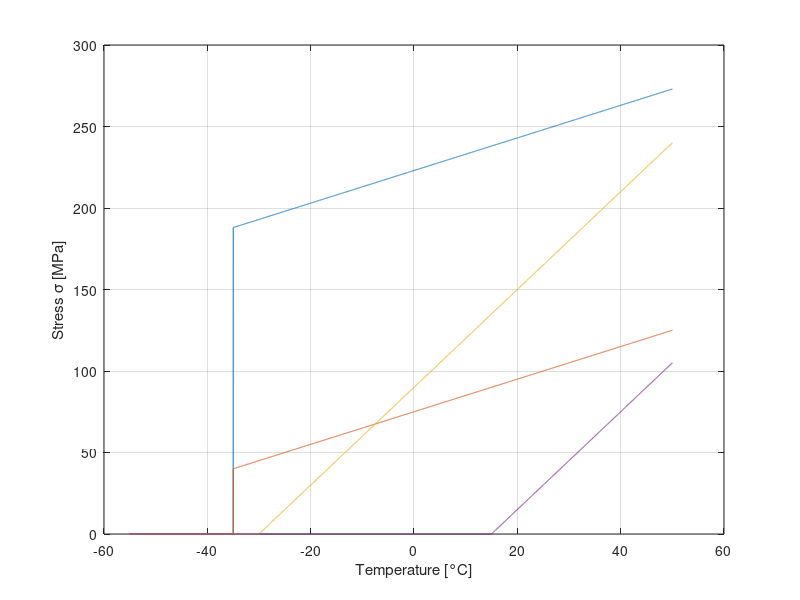
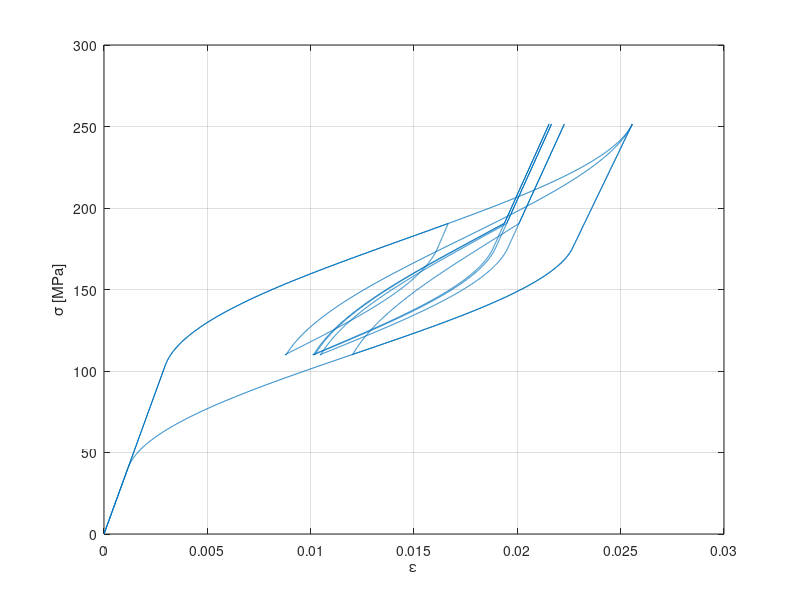

MATLAB code for these plots, in order:
clear
clc
close all

% Material properties
E_a = 34.9e3; %[MPa]
E_m = 26.3e3; %[MPa]
Teta = 0.55; %[MPa/°C]
Mf = -55; %[°C]
Ms = -35; %[°C]
As = -30; %[°C]
Af = 15; %[°C]
C_M = 1; %[MPa/°C]
C_A = 3; %[MPa/°C]
sigma_s_cr = 40; %[MPa]
sigma_f_cr = 188; %[MPa]
eps_L = 0.016;
a_M = pi / (Ms - Mf);
a_A = pi / (Af - As);

T = -55:0.01:50;

R1 = C_M * (T - Ms) + sigma_f_cr;
R1 = [R1 > sigma_f_cr] .* R1;
R2 = C_M * (T - Ms) + sigma_s_cr;
R2 = [R2 > sigma_s_cr] .* R2;
R3 = C_A * (T - As);
R3 = [R3 > 0] .* R3;
R4 = C_A * (T - Af);
R4 = [R4 > 0] .* R4;

figure
plot(T,R1,T,R2,T,R3,T,R4)
grid on
xlabel('Temperature [°C]')
ylabel('Stress \sigma [MPa]')

T = 28.5;

sigma = linspace(0, C_M * (T - Ms) + sigma_s_cr, 1000)';
eps = sigma / E_a;
csi = zeros(1000,1);

sigma2 = linspace(sigma(end), C_M * (T - Ms) + sigma_f_cr, 1000)';
csi2 = 1/2 * cos(pi / (sigma_s_cr - sigma_f_cr) * (sigma2 - sigma_f_cr - C_M * (T - Ms))) + 1/2;
E2 = E_a + csi2 * (E_m - E_a);
eps2 = eps_L * csi2 + sigma2 ./ E2;

sigma3 = linspace(sigma2(end), C_A * (T - As), 1000)';
eps3 = eps_L + sigma3 / E2(end);
csi3 = ones(1000,1);

sigma4 = linspace(sigma3(end), C_A * (T - Af), 1000)';
csi4 = 1/2 * (cos(a_A * (T - As - sigma4 / C_A)) + 1);
E4 = E_a + csi4 * (E_m - E_a);
eps4 = eps_L * csi4 + sigma4 ./E4;

sigma5 = linspace(sigma4(end), 0, 1000)';
eps5 = sigma5 / E_a;
csi5 = zeros(1000,1);

% sigma = [sigma; sigma2; sigma3; sigma4; sigma5];
% eps = [eps; eps2; eps3; eps4; eps5];
% figure
% plot(eps, sigma)
% grid on

%sigma

sigma6 = linspace(sigma(end), 190.5, 1000)';
csi6 = 1/2 * cos(pi / (sigma_s_cr - sigma_f_cr) * (sigma6 - sigma_f_cr - C_M * (T - Ms))) + 1/2;
E6 = E_a + csi6 * (E_m - E_a);
eps6 = eps_L * csi6 + sigma6 ./ E6;

sigma7 = linspace(sigma6(end), C_A * (T - As), 1000)';
eps7 = eps_L * csi6(end) + sigma7 / E6(end);
csi7 = ones(1000,1) * csi6(end);

sigma8 = linspace(sigma7(end), 110, 1000)';
csi8 = csi7(end)/2 * (cos(a_A * (T - As - sigma8 / C_A)) + 1);
E8 = E_a + csi8 * (E_m - E_a);
eps8 = eps_L * csi8 + sigma8 ./E8;

% 110 > C_M(T - Ms) + sigma_s_cr quindi siamo già all'interno dell'area di
% transizione [M]

% Però non funziona, quindi proviamo ad alzare sigma_s_M proporzionalmente a
% quanto abbiamo abbassato punto di partenza loop interno (190.5 MPa)
% Nuovo sigma_s_M = 136.6417 

% sigma9 = linspace(sigma8(end), 136.6417, 1000)';
% eps9 = sigma9 / E8(end) + eps_L * csi8(end);
% csi9 = ones(1000,1) * csi8(end);

sigma9 = linspace(sigma8(end), C_M * (T - Ms) + sigma_f_cr, 1000)';
csi9 = (1 - csi8(end)) / 2 * cos(pi / (sigma_s_cr - sigma_f_cr) * (sigma9 - sigma_f_cr - C_M * (T - Ms))) + (1 + csi8(end)) / 2;
E9 = E_a + csi9 * (E_m - E_a);
eps9 = eps_L * csi9 + sigma9 ./ E9;

sigma10 = linspace(sigma9(end), C_A * (T - As), 1000)';
eps10 = eps_L * csi9(end) + sigma10 / E9(end);
csi10 = ones(1000,1) * csi9(end);

sigma11 = linspace(sigma10(end), 110, 1000)';
csi11 = csi10(end)/2 * (cos(a_A * (T - As - sigma11 / C_A)) + 1);
E11 = E_a + csi11 * (E_m - E_a);
eps11 = eps_L * csi11 + sigma11 ./E11;

sigma12 = linspace(sigma11(end), sigma6(end), 1000)';
csi12 = (1 - csi11(end)) / 2 * cos(pi / (sigma_s_cr - sigma_f_cr) * (sigma12 - sigma_f_cr - C_M * (T - Ms))) + (1 + csi11(end)) / 2;
E12 = E_a + csi12 * (E_m - E_a);
eps12 = eps_L * csi12 + sigma12 ./ E12;

sigma13 = linspace(sigma9(end), C_A * (T - As), 1000)';
eps13 = eps_L * csi12(end) + sigma13 / E12(end);
csi13 = ones(1000,1) * csi12(end);

sigma14 = linspace(sigma13(end), 110, 1000)';
csi14 = csi13(end)/2 * (cos(a_A * (T - As - sigma14 / C_A)) + 1);
E14 = E_a + csi14 * (E_m - E_a);
eps14 = eps_L * csi14 + sigma14 ./E14;

sigma15 = linspace(sigma14(end), sigma6(end), 1000)';
csi15 = (1 - csi14(end)) / 2 * cos(pi / (sigma_s_cr - sigma_f_cr) * (sigma15 - sigma_f_cr - C_M * (T - Ms))) + (1 + csi14(end)) / 2;
E15 = E_a + csi15 * (E_m - E_a);
eps15 = eps_L * csi15 + sigma15 ./ E15;

sigma16 = linspace(sigma9(end), C_A * (T - As), 1000)';
eps16 = eps_L * csi15(end) + sigma16 / E15(end);
csi16 = ones(1000,1) * csi15(end);

sigma17 = linspace(sigma16(end), 110, 1000)';
csi17 = csi16(end)/2 * (cos(a_A * (T - As - sigma17 / C_A)) + 1);
E17 = E_a + csi17 * (E_m - E_a);
eps17 = eps_L * csi17 + sigma17 ./E17;

sigma18 = linspace(sigma17(end), sigma6(end), 1000)';
csi18 = (1 - csi17(end)) / 2 * cos(pi / (sigma_s_cr - sigma_f_cr) * (sigma18 - sigma_f_cr - C_M * (T - Ms))) + (1 + csi17(end)) / 2;
E18 = E_a + csi18 * (E_m - E_a);
eps18 = eps_L * csi18 + sigma18 ./ E18;

sigma19 = linspace(sigma9(end), C_A * (T - As), 1000)';
eps19 = eps_L * csi18(end) + sigma19 / E18(end);
csi19 = ones(1000,1) * csi18(end);

sigma20 = linspace(sigma19(end), 110, 1000)';
csi20 = csi19(end)/2 * (cos(a_A * (T - As - sigma20 / C_A)) + 1);
E20 = E_a + csi20 * (E_m - E_a);
eps20 = eps_L * csi20 + sigma20 ./E20;

sigma21 = linspace(sigma20(end), sigma6(end), 1000)';
csi21 = (1 - csi20(end)) / 2 * cos(pi / (sigma_s_cr - sigma_f_cr) * (sigma21 - sigma_f_cr - C_M * (T - Ms))) + (1 + csi20(end)) / 2;
E21 = E_a + csi21 * (E_m - E_a);
eps21 = eps_L * csi21 + sigma21 ./ E21;

sigma = [sigma; sigma2; sigma3; sigma4; sigma5; sigma6; sigma7; sigma8; sigma9; sigma10; sigma11; sigma12;sigma13;sigma14;sigma15;sigma16;sigma17;sigma18;sigma19;sigma20;sigma21];
eps = [eps; eps2; eps3; eps4; eps5; eps6; eps7; eps8; eps9; eps10; eps11; eps12;eps13;eps14;eps15;eps16;eps17;eps18;eps19;eps20;eps21];
% csi = [csi; csi2; csi3; csi4; csi5; csi6; csi7; csi8; csi9; csi10];
 
figure
plot(eps, sigma)
grid on
xlabel('\epsilon')
ylabel('\sigma [MPa]')
